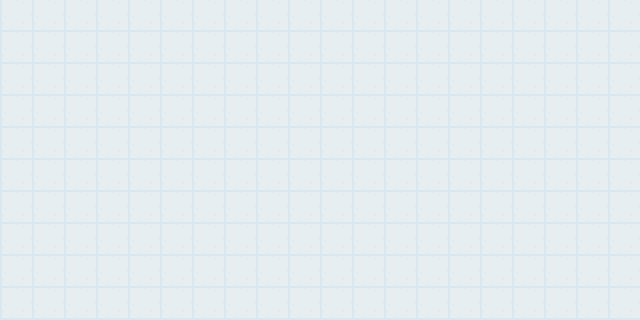

Tiled map render using the project's own tile images. Description and the whole map definition, tile-layer contents included, below:
An orthogonal 20x10 tile map with 32x32 px tiles, 1 tile layer (Tile Layer 1), 2 tilesets and 16 objects.

<map version="1.2" tiledversion="1.2.3" orientation="orthogonal" renderorder="right-down" width="20" height="10" tilewidth="32" tileheight="32" infinite="0" nextlayerid="3" nextobjectid="20">
 <tileset firstgid="1" source="FloorTile.tsx" />
 <tileset firstgid="5" source="walls.tsx" />
 <layer id="1" name="Tile Layer 1" width="20" height="10">
  <data encoding="csv">
1,1,1,1,1,1,1,1,1,1,1,1,1,1,1,1,1,1,1,1,
1,1,1,1,1,1,1,1,1,1,1,1,1,1,1,1,1,1,1,1,
1,1,1,1,1,1,1,1,1,1,1,1,1,1,1,1,1,1,1,1,
1,1,1,1,1,1,1,1,1,1,1,1,1,1,1,1,1,1,1,1,
1,1,1,1,1,1,1,1,1,1,1,1,1,1,1,1,1,1,1,1,
1,1,1,1,1,1,1,1,1,1,1,1,1,1,1,1,1,1,1,1,
1,1,1,1,1,1,1,1,1,1,1,1,1,1,1,1,1,1,1,1,
1,1,1,1,1,1,1,1,1,1,1,1,1,1,1,1,1,1,1,1,
1,1,1,1,1,1,1,1,1,1,1,1,1,1,1,1,1,1,1,1,
1,1,1,1,1,1,1,1,1,1,1,1,1,1,1,1,1,1,1,1
</data>
 </layer>
 <objectgroup id="2" name="Object Layer 1">
  <object id="1" template="GreenWall.tx" x="96" y="32" />
  <object id="2" template="GreenWall.tx" x="128" y="32" />
  <object id="3" template="GreenWall.tx" x="160" y="32" />
  <object id="4" template="GreenWall.tx" x="224" y="32" />
  <object id="5" template="GreenWall.tx" x="192" y="32" />
  <object id="6" template="GreenWall.tx" x="256" y="32" />
  <object id="7" template="GreenWall.tx" x="320" y="32" />
  <object id="8" template="GreenWall.tx" x="288" y="32" />
  <object id="11" template="GreenWall.tx" x="128" y="320" />
  <object id="12" template="GreenWall.tx" x="160" y="320" />
  <object id="13" template="GreenWall.tx" x="224" y="320" />
  <object id="14" template="GreenWall.tx" x="192" y="320" />
  <object id="15" template="GreenWall.tx" x="256" y="320" />
  <object id="16" template="GreenWall.tx" x="320" y="320" />
  <object id="17" template="GreenWall.tx" x="288" y="320" />
  <object id="19" template="GreenWall.tx" x="96" y="320" />
 </objectgroup>
</map>
